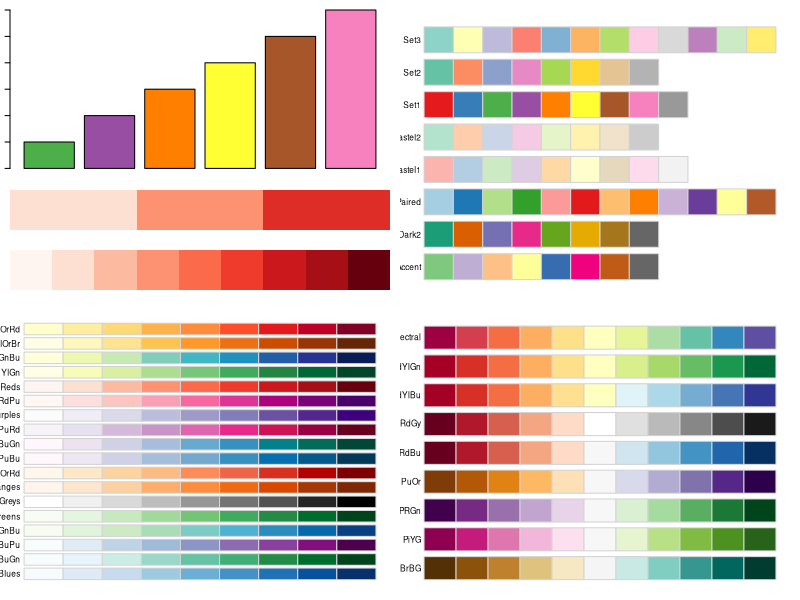

Write R code to recreate this figure.
library(ggplot2)
library(RColorBrewer)
library(patchwork)

par(cex=0.5, mai=c(0.1,0.1,0.1,0.1))
par(fig=c(0,0.5,0,0.5))
display.brewer.all(type = "seq")

par(fig=c(0.5,1,0,0.5), new=TRUE)
display.brewer.all(type = "div")

par(fig=c(0.5,1,0.5,1), new=TRUE)
p3 = display.brewer.all(type = "qual")

par(fig=c(0,0.5,0.5,0.6), new=TRUE)
display.brewer.pal(9,"Reds")

# display.brewer.pal(所取颜色的个数,"调色板名称")
# brewer.pal(9,"Set1")[3:8]) # 使用颜色
par(fig=c(0,0.5,0.5,0.6), new=TRUE)
display.brewer.pal(9,"Reds")
par(fig=c(0,0.5,0.6,0.7), new=TRUE)
display.brewer.pal(3,"Reds") 
par(fig=c(0,0.5,0.7,1), new=TRUE)
barplot(c(1:6),col = brewer.pal(9,"Set1")[3:8])